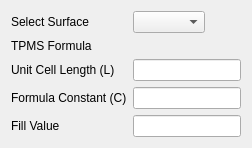
          <widget class="QWidget" name="modeling_tpms">
           <layout class="QVBoxLayout" name="verticalLayout_5">
            <item>
             <layout class="QFormLayout" name="formLayout_6">
              <item row="0" column="0">
               <widget class="QLabel" name="select_tpms_label">
                <property name="text">
                 <string>Select Surface</string>
                </property>
               </widget>
              </item>
              <item row="0" column="1">
               <widget class="QComboBox" name="select_tpms_combo">
                <property name="sizePolicy">
                 <sizepolicy hsizetype="Fixed" vsizetype="Fixed">
                  <horstretch>0</horstretch>
                  <verstretch>0</verstretch>
                 </sizepolicy>
                </property>
                <property name="focusPolicy">
                 <enum>Qt::ClickFocus</enum>
                </property>
               </widget>
              </item>
              <item row="1" column="0">
               <widget class="QLabel" name="tpms_formula_label">
                <property name="text">
                 <string>TPMS Formula</string>
                </property>
               </widget>
              </item>
              <item row="2" column="0">
               <widget class="QLabel" name="tpms_length_label">
                <property name="text">
                 <string>Unit Cell Length (L)</string>
                </property>
               </widget>
              </item>
              <item row="2" column="1">
               <widget class="QLineEdit" name="tpms_length_field">
                <property name="sizePolicy">
                 <sizepolicy hsizetype="Fixed" vsizetype="Fixed">
                  <horstretch>0</horstretch>
                  <verstretch>0</verstretch>
                 </sizepolicy>
                </property>
                <property name="focusPolicy">
                 <enum>Qt::ClickFocus</enum>
                </property>
               </widget>
              </item>
              <item row="3" column="0">
               <widget class="QLabel" name="tpms_constant_label">
                <property name="text">
                 <string>Formula Constant (C)</string>
                </property>
               </widget>
              </item>
              <item row="3" column="1">
               <widget class="QLineEdit" name="tpms_constant_field">
                <property name="sizePolicy">
                 <sizepolicy hsizetype="Fixed" vsizetype="Fixed">
                  <horstretch>0</horstretch>
                  <verstretch>0</verstretch>
                 </sizepolicy>
                </property>
                <property name="focusPolicy">
                 <enum>Qt::ClickFocus</enum>
                </property>
               </widget>
              </item>
              <item row="1" column="1">
               <widget class="QLabel" name="tpms_formula_real_label">
                <property name="text">
                 <string/>
                </property>
               </widget>
              </item>
              <item row="4" column="0">
               <widget class="QLabel" name="tpms_fill_value_label">
                <property name="text">
                 <string>Fill Value</string>
                </property>
               </widget>
              </item>
              <item row="4" column="1">
               <widget class="QLineEdit" name="tpms_fill_value_field">
                <property name="sizePolicy">
                 <sizepolicy hsizetype="Fixed" vsizetype="Fixed">
                  <horstretch>0</horstretch>
                  <verstretch>0</verstretch>
                 </sizepolicy>
                </property>
                <property name="focusPolicy">
                 <enum>Qt::ClickFocus</enum>
                </property>
               </widget>
              </item>
             </layout>
            </item>
           </layout>
          </widget>
